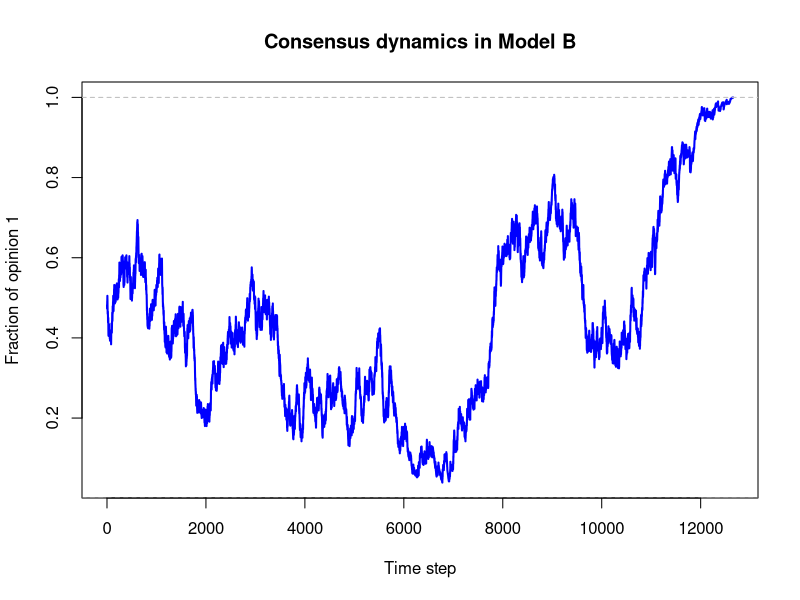

Source code (R):
library(igraph)

#set.seed(2)
#set.seed(101)
#set.seed(225)
# Parameters
n <- 1000                # number of nodes
p <- 0.01                # edge probability
max_steps <- 20000        # maximum simulation steps

# Generate a connected Erdős–Rényi graph
repeat {
  g <- erdos.renyi.game(n, p, directed = FALSE)
  if (is.connected(g)) break
}

# Initialize binary opinions (0 or 1)
opinions <- sample(c(0, 1), n, replace = TRUE)

# Track fraction of opinion 1 over time
opinion_frac <- numeric(max_steps)

# Run Model B dynamics
for (t in 1:max_steps) {
  # Pick a random edge
  edge <- sample(E(g), 1)
  pair <- ends(g, edge)
  i <- as.integer(pair[1])
  j <- as.integer(pair[2])
  
  if (opinions[i] == opinions[j]) {
    # All neighbors of i and j adopt common opinion
    neighbors <- union(neighbors(g, i), neighbors(g, j))
    opinions[neighbors] <- opinions[i]
  } else {
    # Neighbors of j not in i adopt i's opinion
    nj_not_ni <- setdiff(neighbors(g, j), neighbors(g, i))
    opinions[nj_not_ni] <- opinions[i]
    
    # Neighbors of i not in j adopt j's opinion
    ni_not_nj <- setdiff(neighbors(g, i), neighbors(g, j))
    opinions[ni_not_nj] <- opinions[j]
  }
  
  # Record fraction of opinion 1
  opinion_frac[t] <- mean(opinions)
  
  # Stop if consensus is reached
  if (all(opinions == 0) || all(opinions == 1)) {
    opinion_frac <- opinion_frac[1:t]
    break
  }
}

# Plot opinion dynamics
plot(opinion_frac, type = "l", col = "blue", lwd = 2,
     xlab = "Time step", ylab = "Fraction of opinion 1",
     main = "Consensus dynamics in Model B")
abline(h = c(0, 1), col = "gray", lty = 2)

has_odd_cycle <- !is_bipartite(g)

if (has_odd_cycle) {
  cat("The graph contains an odd cycle.\n")
} else {
  cat("The graph does NOT contain an odd cycle.\n")
}
